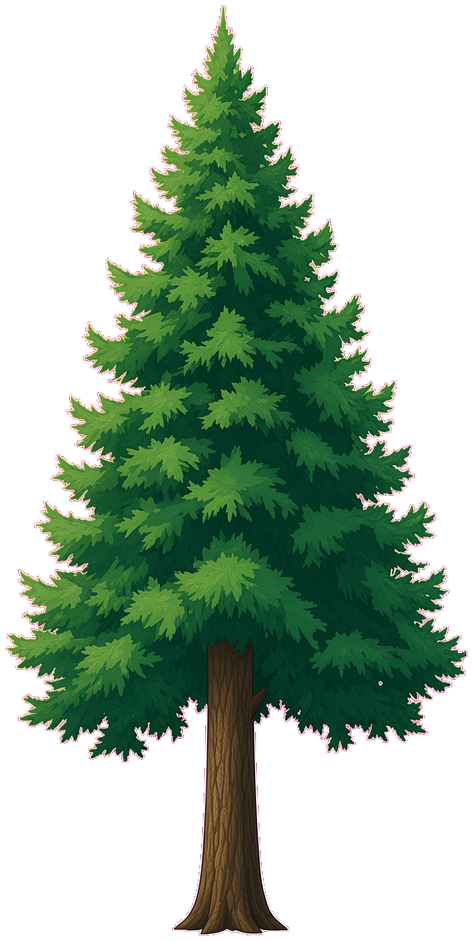
#> input picture assets/art/moonwatch/tree.png, 473 x 941 px, shrunk from 569 x 1131 before the run, found by its file name
$ python flatten_moonwatch_2d.py
#> lines starting #> are read from the running program, lines starting #| are printed output that depends on the picture; after the words box and inside, x2 and y2 are one past the last pixel; in counts of white or black regions, pixels touching at a corner belong together
#> in main, im is the input picture: PIL image 473x941 RGBA; mean R, G, B, A 25.6, 44.4, 27, 113.8
"""Flatten Moonwatch props toward the knight's 2D language: fewer value bands, less volume."""
from pathlib import Path
import numpy as np
from PIL import Image, ImageFilter

ROOT = Path(r"C:\Users\ivan-\my-app\assets\art\moonwatch")

PROPS = [
    "tree.png",
    "pillar.png",
    "arch.png",
    "bush.png",
    "spikes.png",
    "chest.png",
    "grave.png",
    "firepit.png",
    "rock.png",
    "house.png",
    "lamp.png",
    "wall.png",
    "window.png",
    "spire.png",
    "bones.png",
    "ice.png",
    "fence.png",
]


def blur_luma(y, a, radius):
    premul = np.clip(y * a, 0, 255).astype(np.uint8)
    alpha = np.clip(a * 255, 0, 255).astype(np.uint8)
    yb = np.array(Image.fromarray(premul, "L").filter(ImageFilter.GaussianBlur(radius)), dtype=np.float32)
    ab = np.array(Image.fromarray(alpha, "L").filter(ImageFilter.GaussianBlur(radius)), dtype=np.float32) / 255.0
    return yb / np.maximum(ab, 0.05)


def flatten(im):
    arr = np.array(im.convert("RGBA")).astype(np.float32)
    rgb = arr[:, :, :3]
    a = arr[:, :, 3] / 255.0
    r, g, b = rgb[:, :, 0], rgb[:, :, 1], rgb[:, :, 2]
    y = r * 0.2126 + g * 0.7152 + b * 0.0722

    radius = max(14, int(min(im.size) * 0.06))
#> radius = 28
    y_mean = blur_luma(y, a, radius)
#> in blur_luma, `yb = np.array(Image.fromarray(premul, "L").filter(ImageFilter.Gaussian..`:
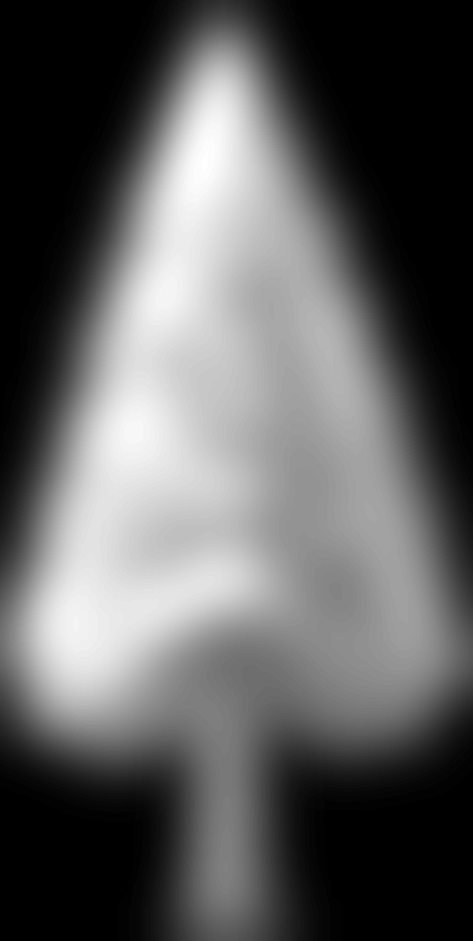
#> yb: shape (941, 473) float32; min 0, max 97, mean 35.9; drawn with min black and max white
#> in blur_luma, `return yb / np.maximum(ab, 0.05)`:
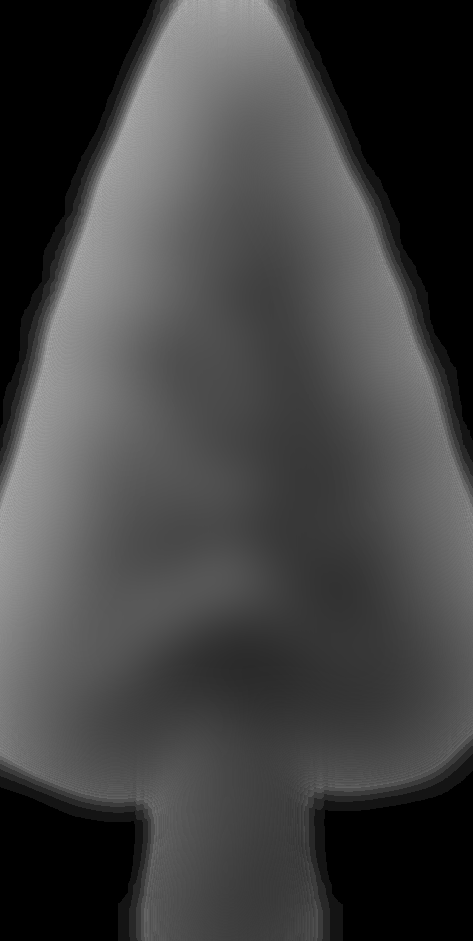
#> returned value: shape (941, 473) float32; min 0, max 176.5, mean 66.2
    y_flat = y * 0.32 + y_mean * 0.68
    y_flat = 132.0 + (y_flat - 132.0) * 0.5
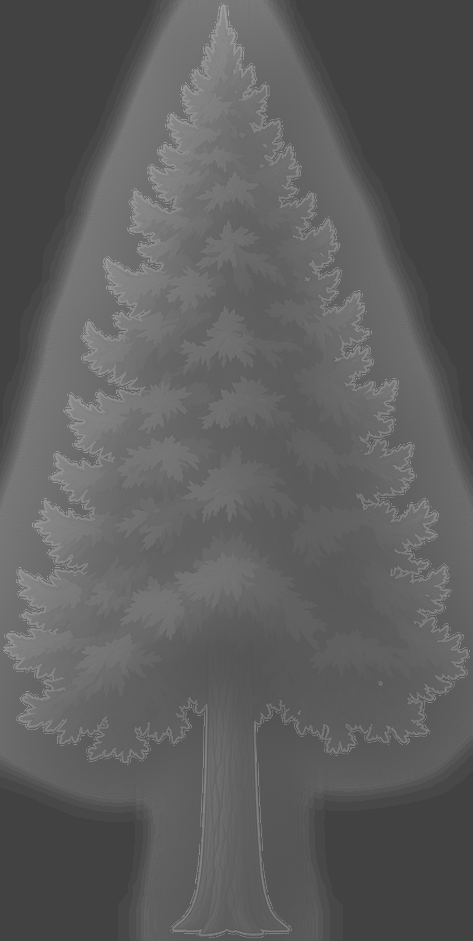
#> y_flat: shape (941, 473) float32; min 66, max 162, mean 94.8

    scale = np.where(y > 2.0, y_flat / np.maximum(y, 2.0), 1.0)
    rgb2 = rgb * scale[:, :, None]

    bands = 5.0
    step = 255.0 / bands
    quantized = np.round(rgb2 / step) * step
    rgb2 = rgb2 * 0.55 + quantized * 0.45

    warm = (r > 148) & (g > 72) & ((r - b) > 36) & (r > g)
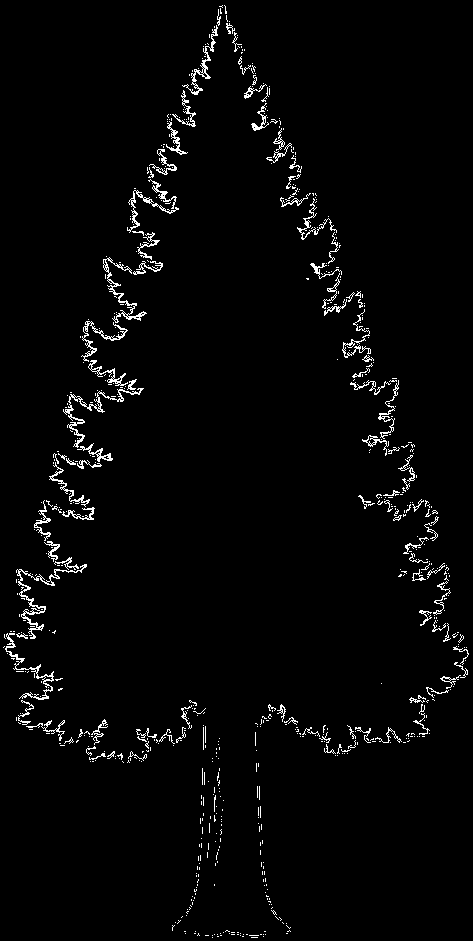
#> warm: shape (941, 473) bool; 2.5% white in thin lines or dots
    cool = (b > 170) & (g > 150) & (b > r + 8)
#> cool: shape (941, 473) bool; 0% white in thin lines or dots, all inside (x1, y1, x2, y2) = (40, 85, 456, 932)
    keep = (warm | cool) & (a > 0.2)
#> keep: shape (941, 473) bool; 1.8% white in thin lines or dots
    rgb2[keep] = rgb[keep]
#> rgb2: shape (941, 473, 3) float32; mean R, G, B 28.3, 58.8, 34.8

    rgb2 = np.clip(rgb2, 0, 255)
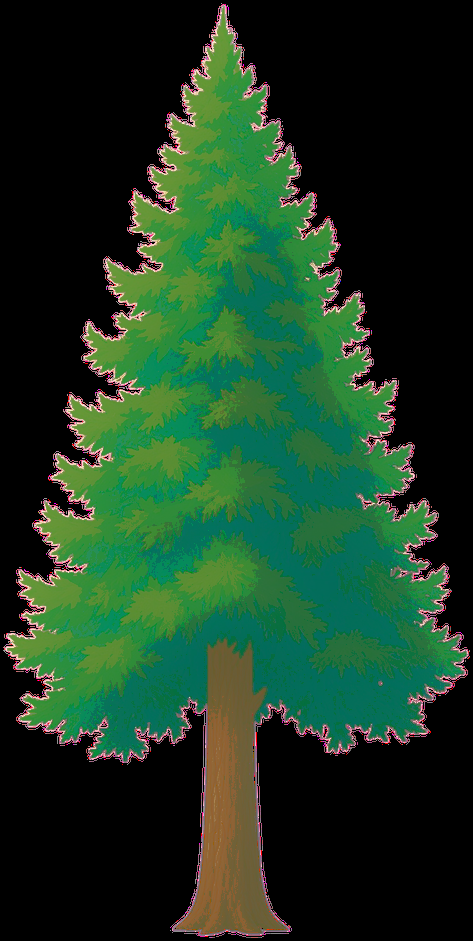
#> rgb2: shape (941, 473, 3) float32; mean R, G, B 27.9, 58.8, 34.7
    sat = 1.06
    gray = (rgb2[:, :, 0] * 0.2126 + rgb2[:, :, 1] * 0.7152 + rgb2[:, :, 2] * 0.0722)[:, :, None]
    rgb2 = np.clip(gray + (rgb2 - gray) * sat, 0, 255)

    out = arr.copy()
    vis = a > 0.02
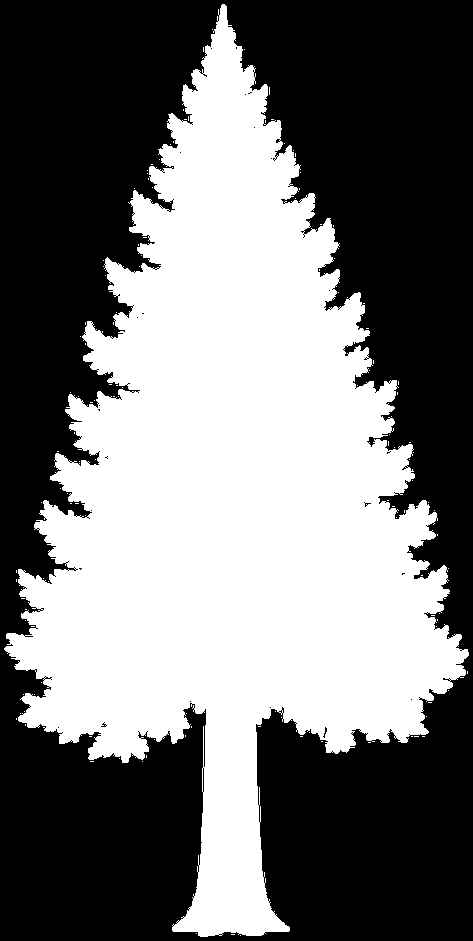
#> vis: shape (941, 473) bool; 45.6% white; 131 white regions (130 under 20 px), largest, box (x1, y1, x2, y2) and area: (4, 4, 469, 937) 202766
    out[vis, 0] = rgb2[vis, 0]
    out[vis, 1] = rgb2[vis, 1]
    out[vis, 2] = rgb2[vis, 2]
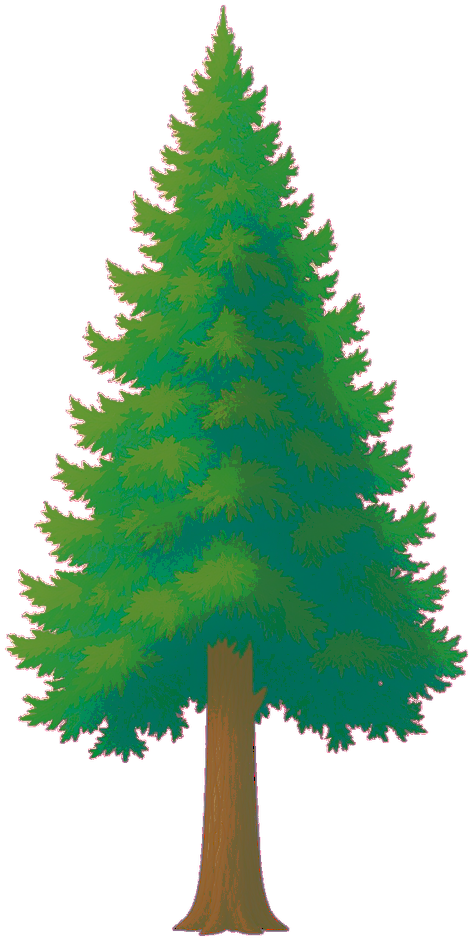
#> out: shape (941, 473, 4) float32; mean R, G, B, A 27.1, 59.7, 34.1, 114.1; transparent parts drawn white
    return Image.fromarray(out.astype(np.uint8), "RGBA")
#> returned value: PIL image 473x941 RGBA


def main():
    for name in PROPS:
        path = ROOT / name
        if not path.exists():
            print("missing", name)
            continue
        im = Image.open(path)
        flat = flatten(im)
        flat.save(path, "PNG")
        print(f"flattened {name} {flat.size}")
#| flattened tree.png (473, 941)
#> pass 2 of the loop in main, `for name in PROPS:`:
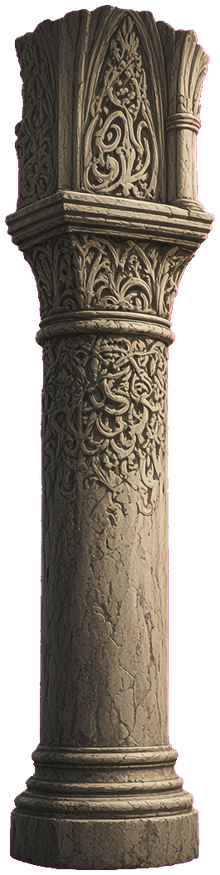
#> input picture assets/art/moonwatch/pillar.png, 220 x 875 px, shrunk from 265 x 1052 before the run, found by its file name
#> in main, im is the input picture: PIL image 220x875 RGBA; mean R, G, B, A 69.2, 60.4, 51.1, 169.5
#> arr: shape (875, 220, 4) float32
#> rgb: shape (875, 220, 3) float32
#> a: shape (875, 220) float32
#> r: shape (875, 220) float32
#> g: shape (875, 220) float32
#> b: shape (875, 220) float32
#> y: shape (875, 220) float32
#> premul: shape (875, 220)
#> alpha: shape (875, 220)
#> yb: shape (875, 220) float32
#> ab: shape (875, 220) float32
#> in flatten (call 2), `y_flat = 132.0 + (y_flat - 132.0) * 0.5`:
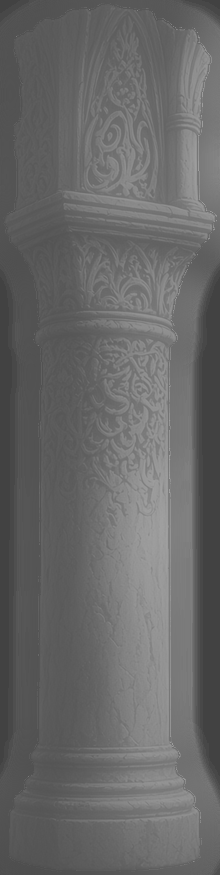
#> y_flat: shape (875, 220) float32; min 66, max 165.3, mean 104.3
#> scale: shape (875, 220) float32
#> in flatten (call 2), `rgb2 = rgb * scale[:, :, None]`:
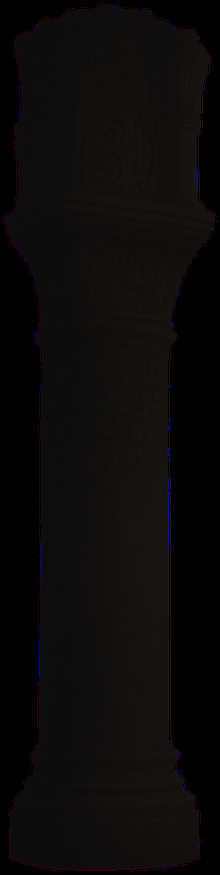
#> rgb2: shape (875, 220, 3) float32; mean R, G, B 85.3, 73.8, 64.6; drawn with min black and max white
#| flattened pillar.png (220, 875)


if __name__ == "__main__":
    main()
